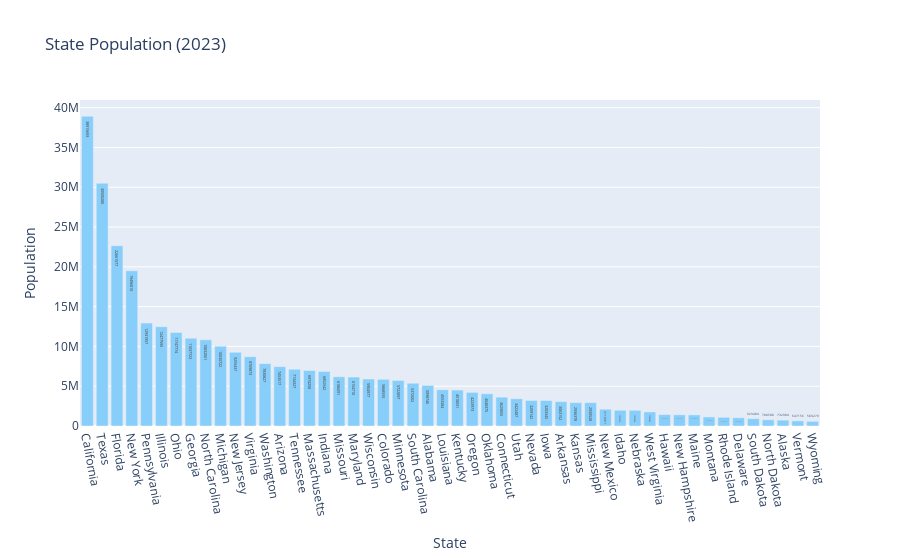

The code cell stored with this chart in its notebook:
### Code cell
#plt.figure(figsize=(15, 15))
#plt.xticks(rotation = 85)
#plt.bar(df['State'], df['2023 Population'])

#plt.xlabel('Population')
#plt.ylabel('State')
#plt.title('State Population')
fig = px.bar(df, x='State', y='2023 Population',
             labels={'2023 Population': 'Population'},
             title='State Population (2023)',
             text='2023 Population')

fig.update_traces(hoverinfo='text', marker_color='lightskyblue')

fig.update_layout(xaxis=dict(tickangle=80), showlegend=False)

fig.show()

plt.savefig('State Population 2023')

### Figure 1 — Plotly figure (JSON) as saved in the notebook; plotly's stock layout.template omitted (floating-point values rounded to 4 significant figures)
{"data": [{"alignmentgroup": "True", "hoverinfo": "text", "hovertemplate": "State=%{x}<br>Population=%{text}<extra></extra>", "legendgroup": "", "marker": {"color": "lightskyblue", "pattern": {"shape": ""}}, "name": "", "offsetgroup": "", "orientation": "v", "showlegend": false, "text": [38915693, 30500280, 22661577, 19496810, 12931957, 12477595, 11747774, 11037723, 10832061, 10030722, 9255437, 8709873, 7830827, 7453517, 7134327, 6974258, 6852542, 6186091, 6154710, 5904977, 5868555, 5722897, 5372002, 5098746, 4553384, 4518031, 4223973, 4048375, 3629055, 3422487, 3209142, 3203345, 3063152, 2936378, 2930528, 2110011, 1973752, 1972292, 1764786, 1433238, 1402957, 1393442, 1139507, 1090483, 1031985, 923484, 780588, 732984, 647156, 583279], "textposition": "auto", "type": "bar", "x": ["California", "Texas", "Florida", "New York", "Pennsylvania", "Illinois", "Ohio", "Georgia", "North Carolina", "Michigan", "New Jersey", "Virginia", "Washington", "Arizona", "Tennessee", "Massachusetts", "Indiana", "Missouri", "Maryland", "Wisconsin", "Colorado", "Minnesota", "South Carolina", "Alabama", "Louisiana", "Kentucky", "Oregon", "Oklahoma", "Connecticut", "Utah", "Nevada", "Iowa", "Arkansas", "Kansas", "Mississippi", "New Mexico", "Idaho", "Nebraska", "West Virginia", "Hawaii", "New Hampshire", "Maine", "Montana", "Rhode Island", "Delaware", "South Dakota", "North Dakota", "Alaska", "Vermont", "Wyoming"], "xaxis": "x", "y": [38915693, 30500280, 22661577, 19496810, 12931957, 12477595, 11747774, 11037723, 10832061, 10030722, 9255437, 8709873, 7830827, 7453517, 7134327, 6974258, 6852542, 6186091, 6154710, 5904977, 5868555, 5722897, 5372002, 5098746, 4553384, 4518031, 4223973, 4048375, 3629055, 3422487, 3209142, 3203345, 3063152, 2936378, 2930528, 2110011, 1973752, 1972292, 1764786, 1433238, 1402957, 1393442, 1139507, 1090483, 1031985, 923484, 780588, 732984, 647156, 583279], "yaxis": "y"}], "layout": {"autosize": true, "barmode": "relative", "legend": {"tracegroupgap": 0}, "showlegend": false, "title": {"text": "State Population (2023)"}, "xaxis": {"anchor": "y", "autorange": true, "domain": [0, 1], "range": [-0.5, 49.5], "tickangle": 80, "title": {"text": "State"}, "type": "category"}, "yaxis": {"anchor": "x", "autorange": true, "domain": [0, 1], "range": [0, 40960000.0], "title": {"text": "Population"}, "type": "linear"}}}
